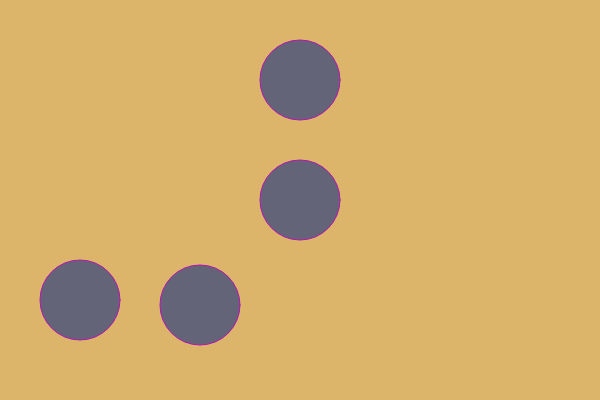
Frame 1 (no input)
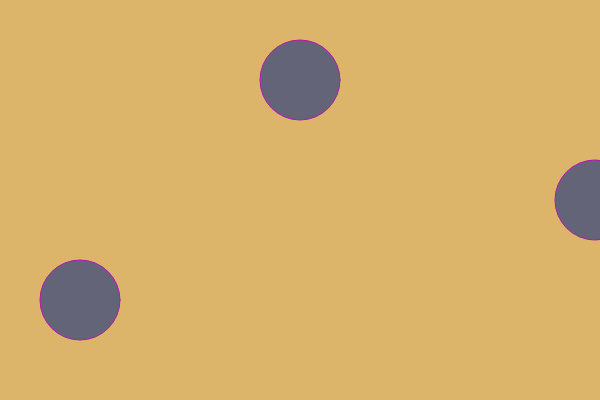
Frame 60 (no input)
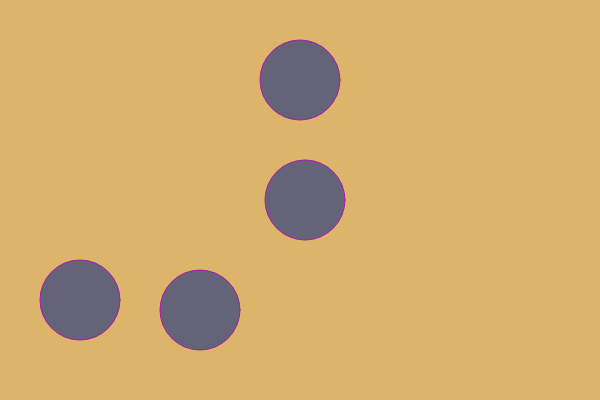
Frame 120 (the mouse pressed at the canvas centre since frame 60)

The p5.js sketch that drew these frames (run headless with seeded random() and noise() and a simulated clock; from frame 60 on, the mouse is pressed at the canvas centre):

// p5.js sketch
// ── sketch.js
let x=300;
let y=80;

function setup() {
createCanvas(600, 400);
}

function draw() {
background(220,180,106);

stroke(180,20,180);

fill(100,100,120);
ellipse(x,200,80,80);

x=x+5

if (x>width){
x=15
}

ellipse(300,y,80,80);
y=y+0

if (y>400){
y=15;
}

ellipse(200,x,80,80);
ellipse(y,300,80,80);


}
